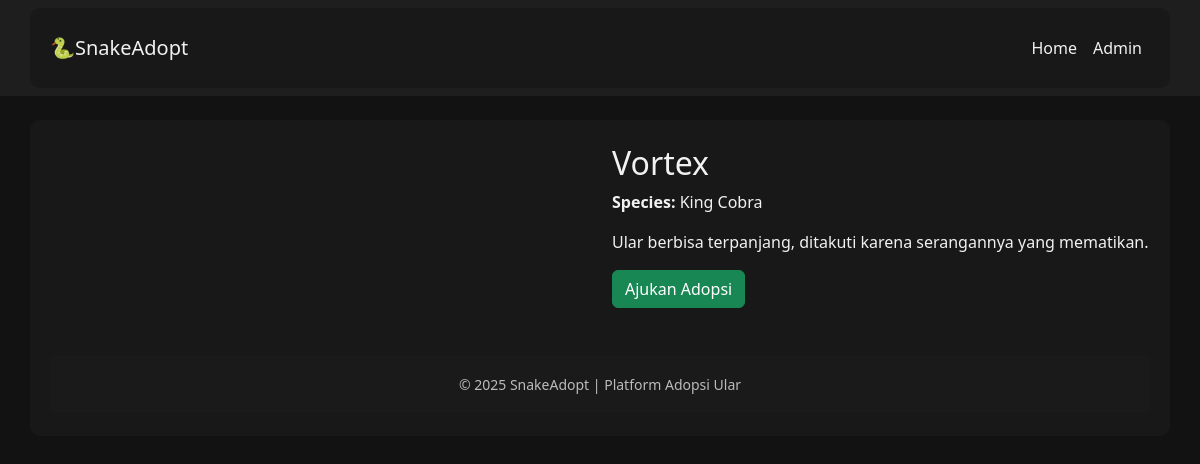
Screenshot of /snake-adopt/snake_detail.php?id=3 with the database file from the repository.
### tables this page shows
CREATE TABLE snakes (
  id INT AUTO_INCREMENT PRIMARY KEY,
  name VARCHAR(100) NOT NULL,
  species VARCHAR(50) NOT NULL,
  age VARCHAR(50),
  gender ENUM('Male','Female','Unknown') DEFAULT 'Unknown',
  description TEXT,
  photo VARCHAR(255),  
  status ENUM('Available','Adopted') DEFAULT 'Available',
  created_at TIMESTAMP DEFAULT CURRENT_TIMESTAMP
);

### snake-adopt/snake_detail.php (the view, shortened to what this page needs)
<?php
require 'config.php';
require 'header.php';
$id = (int)$_GET['id'];
$stmt = $pdo->prepare("SELECT * FROM snakes WHERE id = ?");
$stmt->execute([$id]);
$snake = $stmt->fetch();
?>
<div class="row">
  <div class="col-md-6">
  </div>
  <div class="col-md-6">
    <h2><?=htmlspecialchars($snake
  ['name'])?></h2>
    <p><strong>Species:</strong> <?=htmlspecialchars($snake
  ['species'])?></p>
    <p><?=nl2br(htmlspecialchars($snake
  ['description']))?></p>
<a href="apply.php?snake_id=<?=$snake['id']?>" class="btn btn-success">Ajukan Adopsi</a>
  </div>
</div>
<?php require 'footer.php'; ?>

### snake-adopt/header.php (style rules this page uses)
body { background-color: #121212; color: #f1f1f1; }
a { color: #90caf9; }

### rows the page displays
snakes: name "Vortex", species "King Cobra", description "Ular berbisa terpanjang, ditakuti karena serangannya yang mematikan."
